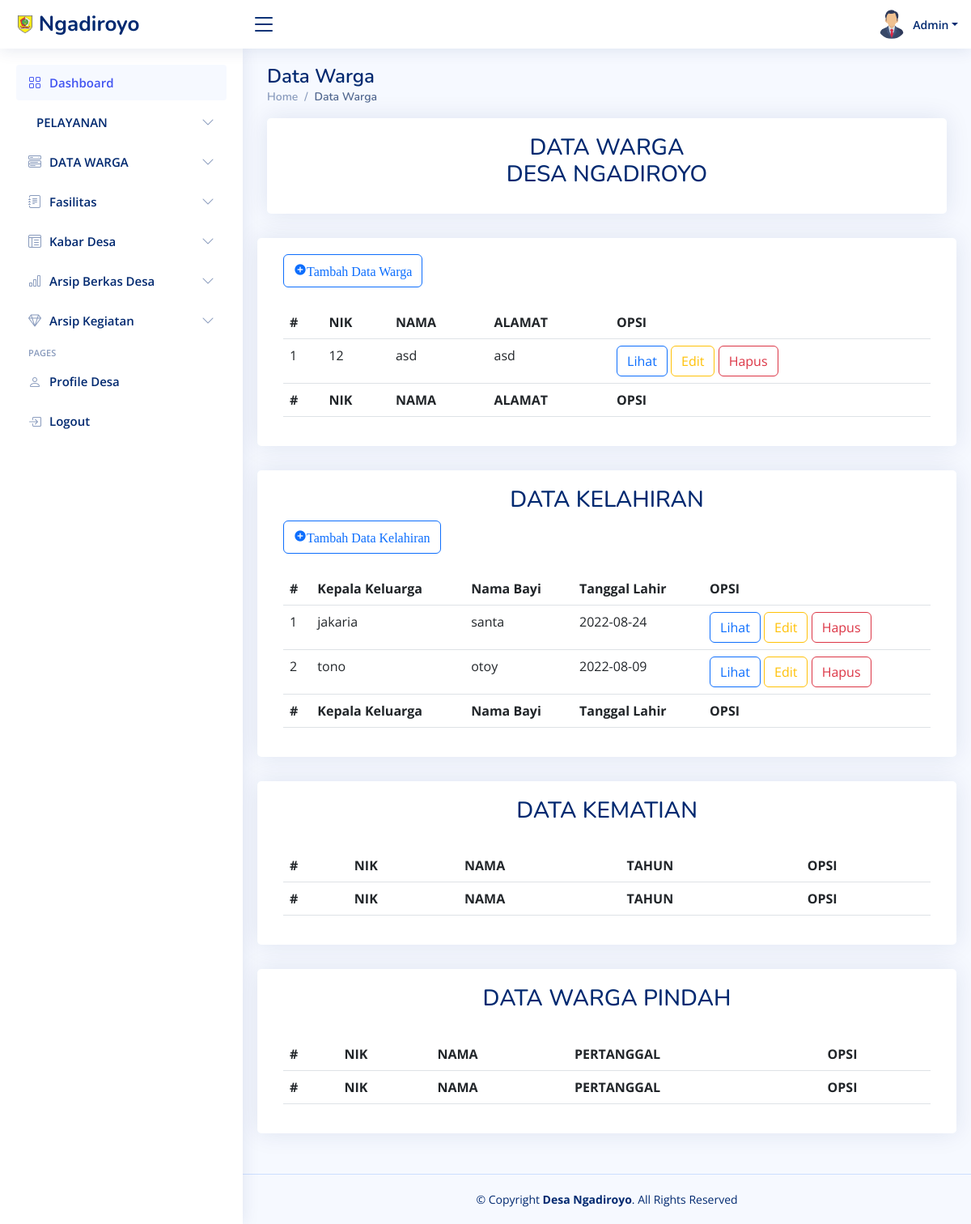
/admin/data_warga/data_warga.php (signed in), run on the app's committed database.
### tables this page shows
CREATE TABLE `data_warga_desa` (
  `id_warga` varchar(20) NOT NULL,
  `nama_lengkap` varchar(100) DEFAULT NULL,
  `tempat_lahir` varchar(100) DEFAULT NULL,
  `tanggal_lahir` varchar(100) DEFAULT NULL,
  `jenis_kelamin` varchar(20) DEFAULT NULL,
  `alamat` varchar(200) DEFAULT NULL,
  `agama` varchar(10) DEFAULT NULL,
  `pendidikan` varchar(100) DEFAULT NULL,
  `status_perkawinan` varchar(50) DEFAULT NULL
);

CREATE TABLE `kelahiran` (
  `id_kelahiran` int(11) NOT NULL,
  `nama_kepala_keluarga` varchar(100) NOT NULL,
  `no_kk` varchar(100) NOT NULL,
  `nama_bayi` varchar(100) NOT NULL,
  `jenis_kelamin` varchar(10) NOT NULL,
  `tanggal_lahir` date NOT NULL,
  `tempat_dilahirkan` varchar(100) NOT NULL
);

### admin/data_warga/data_warga.php (the view, shortened to what the rows shown need)
<!DOCTYPE html>
<html lang="en">
<head>
    <link href="../assets/vendor/bootstrap/css/bootstrap.min.css" rel="stylesheet">
    <link href="../assets/vendor/bootstrap-icons/bootstrap-icons.css" rel="stylesheet">
    <link href="../assets/vendor/boxicons/css/boxicons.min.css" rel="stylesheet">
    <link href="../assets/vendor/quill/quill.snow.css" rel="stylesheet">
    <link href="../assets/vendor/quill/quill.bubble.css" rel="stylesheet">
    <link href="../assets/vendor/remixicon/remixicon.css" rel="stylesheet">
    <link href="../assets/vendor/simple-datatables/style.css" rel="stylesheet">
    <link href="../assets/css/style.css" rel="stylesheet">
    <link rel="stylesheet" type="text/css" href="https://cdn.datatables.net/1.10.20/css/jquery.dataTables.css">
</head>
<body>
    <main id="main" class="main">
        <div class="pagetitle">
            <h1>Data Warga</h1>
        </div>
        <section class="section dashboard">
            <div class="row">
                <div class="col-lg-12">
                    <div class="row">
                        <div class="card">
                            <div class="card-body">
                                <div class="table-responsive">
                                    <table class="table table-hover" id="table_id">
                                        <thead>
                                            <tr>
                                                <th scope="col">#</th>
                                                <th scope="col">NIK</th>
                                                <th scope="col">NAMA</th>
                                                <th scope="col">ALAMAT</th>
                                                <th scope="col">OPSI</th>
                                            </tr>
                                        </thead>
                                        <tfoot>
                                            <tr>
                                                <th scope="col">#</th>
                                                <th scope="col">NIK</th>
                                                <th scope="col">NAMA</th>
                                                <th scope="col">ALAMAT</th>
                                                <th scope="col">OPSI</th>
                                            </tr>
                                        </tfoot>
                                        <tbody>
                                            <?php
                                            include '../../koneksi/koneksi.php';
                                            $no = 1;
                                            $data = mysqli_query($koneksi, "select * from data_warga_desa");
                                            while ($d = mysqli_fetch_array($data)) {
                                            ?>
                                                <tr>
                                                    <td><?php echo $no++; ?></td>
                                                    <td><?php echo $d['id_warga']; ?></td>
                                                    <td><?php echo $d['nama_lengkap']; ?></td>
                                                    <td><?php echo $d['alamat']; ?></td>
                                                    <td><a href="view_data_warga.php?id_warga=<?php echo $d['id_warga']; ?>"><button type="button" class="btn btn-outline-primary">Lihat</button></a>
                                                        <a href="edit_data_desa.php?id_warga=<?php echo $d['id_warga']; ?>"><button type="button" class="btn btn-outline-warning">Edit</button></a>
                                                        <a href="#" onClick="confirm_modal('hapus_data_warga.php?id_warga=<?php echo $d['id_warga']; ?>');"><button type="button" class="btn btn-outline-danger">Hapus</button></a>
                                                    </td>
                                                </tr>
                                            <?php
                                            }
                                            ?>
                                        </tbody>
                                    </table>
                                </div>
                            </div>
                        </div>
                        <div class="card">
                            <div class="card-body">
                                <div class="table-responsive">
                                    <table class="table table-hover" id="table_3">
                                        <thead>
                                            <tr>
                                                <th scope="col">#</th>
                                                <th scope="col">Kepala Keluarga</th>
                                                <th scope="col">Nama Bayi</th>
                                                <th scope="col">Tanggal Lahir</th>
                                                <th scope="col">OPSI</th>
                                            </tr>
                                        </thead>
                                        <tfoot>
                                            <tr>
                                                <th scope="col">#</th>
                                                <th scope="col">Kepala Keluarga</th>
                                                <th scope="col">Nama Bayi</th>
                                                <th scope="col">Tanggal Lahir</th>
                                                <th scope="col">OPSI</th>
                                            </tr>
                                        </tfoot>
                                        <tbody>
                                            <?php
                                            include '../../koneksi/koneksi.php';
                                            $no = 1;
                                            $data = mysqli_query($koneksi, "select * from kelahiran");
                                            while ($d = mysqli_fetch_array($data)) {
                                            ?>
                                                <tr>
                                                    <td><?php echo $no++; ?></td>
                                                    <td><?php echo $d['nama_kepala_keluarga']; ?></td>
                                                    <td><?php echo $d['nama_bayi']; ?></td>
                                                    <td><?php echo $d['tanggal_lahir']; ?></td>
                                                    <td>
                                                        <a href="view_kelahiran.php?id_kelahiran=<?php echo $d['id_kelahiran']; ?>"><button type="button" class="btn btn-outline-primary">Lihat</button></a>
                                                        <a href="edit_kelahiran.php?id_kelahiran=<?php echo $d['id_kelahiran']; ?>"><button type="button" class="btn btn-outline-warning">Edit</button></a>
                                                        <a href="#" onClick="confirm_modal('hapus_kelahiran.php?id_kelahiran=<?php echo $d['id_kelahiran']; ?>');"><button type="button" class="btn btn-outline-danger">Hapus</button></a>
                                                    </td>
                                                </tr>
                                            <?php
                                            }
                                            ?>
                                        </tbody>
                                    </table>
                                </div>
                            </div>
                        </div>
                        <div class="card">
                            <div class="card-body">
                                <div class="table-responsive">
                                    <table class="table table-hover" id="table_3">
                                        <thead>
                                            <tr>
                                                <th scope="col">#</th>
                                                <th scope="col">NIK</th>
                                                <th scope="col">NAMA</th>
                                                <th scope="col">TAHUN</th>
                                                <th scope="col">OPSI</th>
                                            </tr>
                                        </thead>
                                        <tfoot>
                                            <tr>
                                                <th scope="col">#</th>
                                                <th scope="col">NIK</th>
                                                <th scope="col">NAMA</th>
                                                <th scope="col">TAHUN</th>
                                                <th scope="col">OPSI</th>
                                            </tr>
                                        </tfoot>
                                    </table>
                                </div>
                            </div>
                        </div>
                        <div class="card">
                            <div class="card-body">
                                <div class="table-responsive">
                                    <table class="table table-hover" id="table_2">
                                        <thead>
                                            <tr>
                                                <th scope="col">#</th>
                                                <th scope="col">NIK</th>
                                                <th scope="col">NAMA</th>
                                                <th scope="col">PERTANGGAL</th>
                                                <th scope="col">OPSI</th>
                                            </tr>
                                        </thead>
                                        <tfoot>
                                            <tr>
                                                <th scope="col">#</th>
                                                <th scope="col">NIK</th>
                                                <th scope="col">NAMA</th>
                                                <th scope="col">PERTANGGAL</th>
                                                <th scope="col">OPSI</th>
                                            </tr>
                                        </tfoot>
                                    </table>
                                </div>
                            </div>
                        </div>
                    </div>
                </div>
            </div>
        </section>
    </main>
</body>
</html>

### data on the page
data_warga_desa: id_warga "12", nama_lengkap "asd", alamat "asd"
kelahiran: nama_kepala_keluarga "jakaria", nama_bayi "santa", tanggal_lahir "2022-08-24"
kelahiran: nama_kepala_keluarga "tono", nama_bayi "otoy", tanggal_lahir "2022-08-09"
